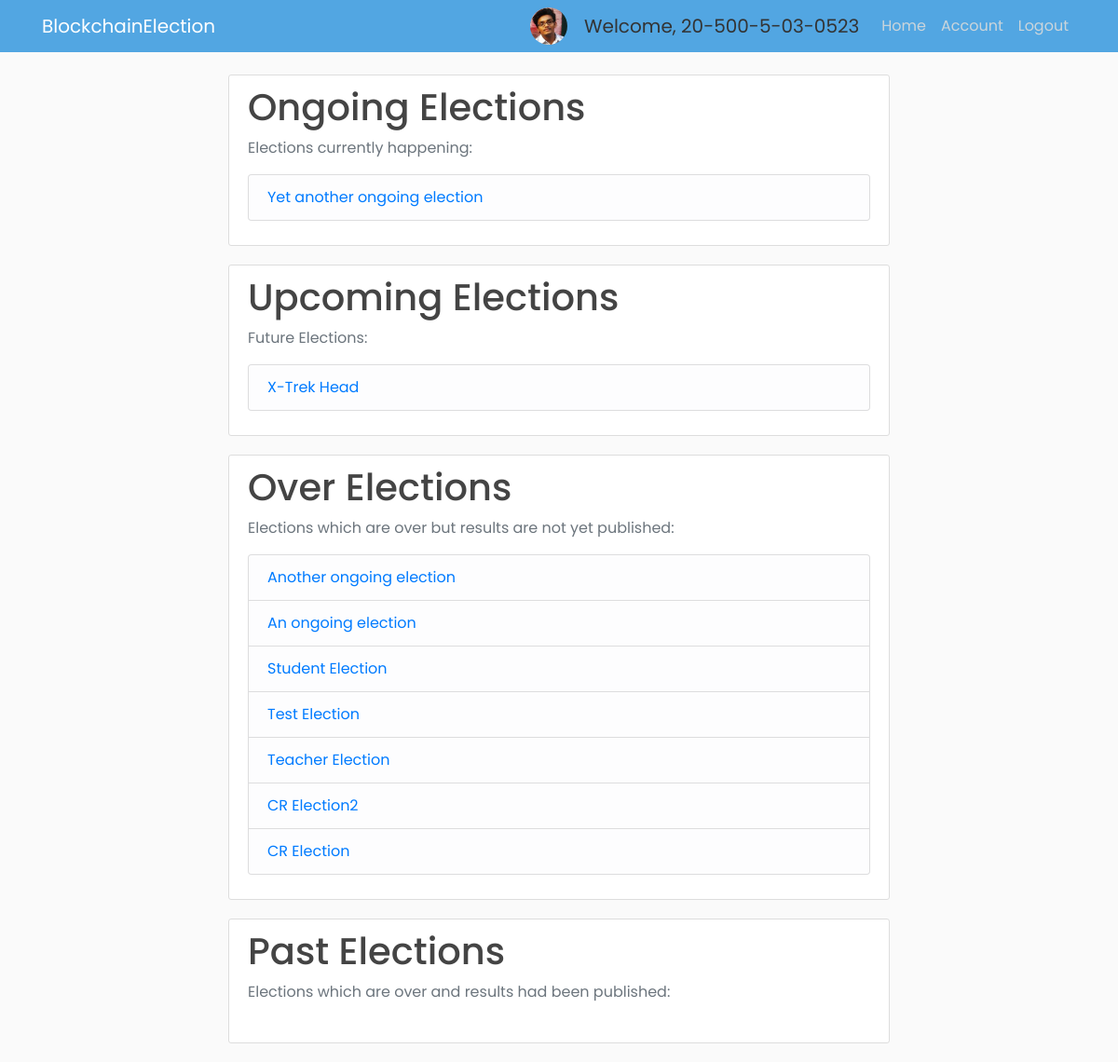
Before: / (signed in) with the older database file.
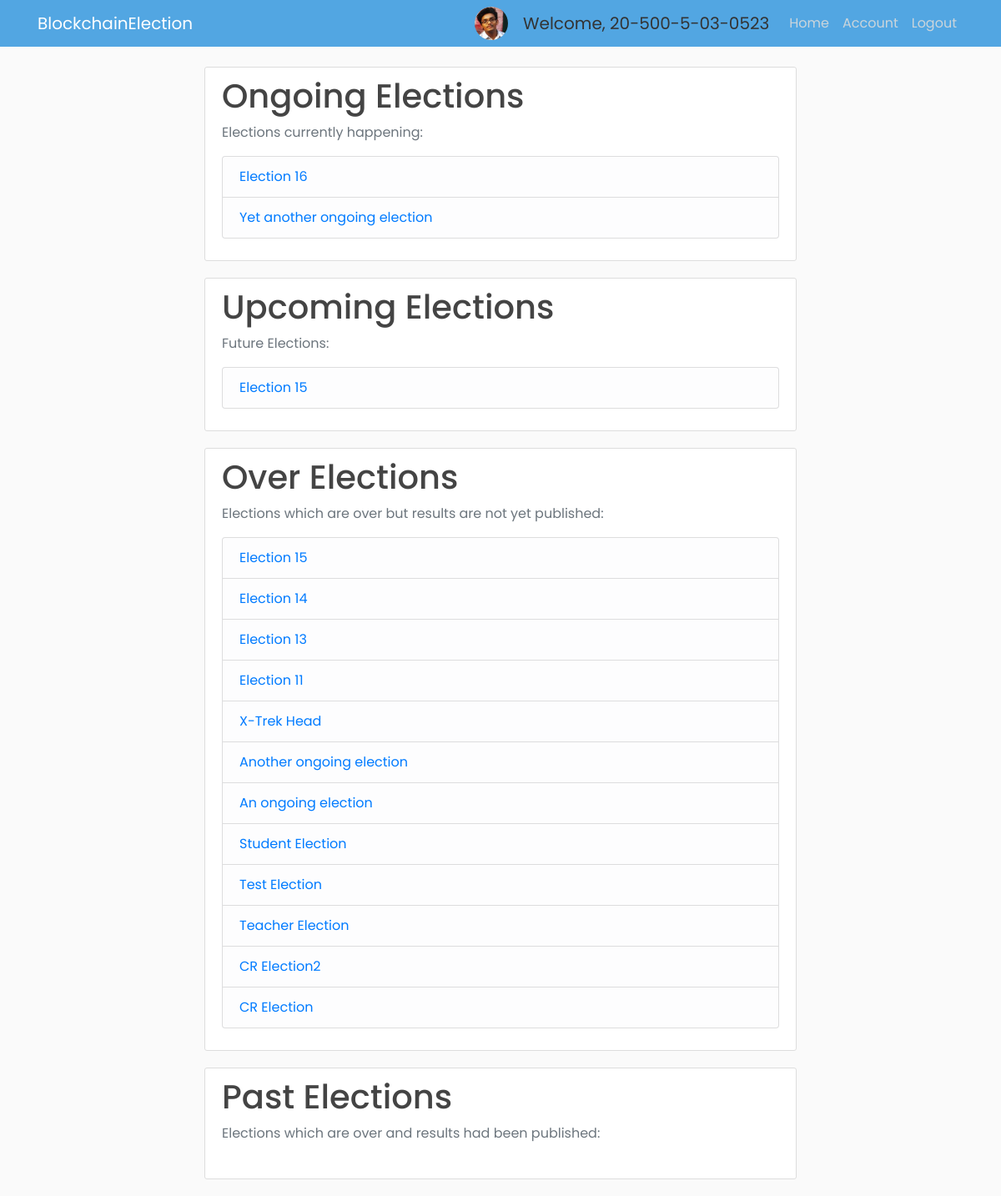
After: the same page with the newer database file.
### app/models.py (models this page shows, shortened)
class Voter(db.Model, UserMixin):
    id = db.Column(db.Integer, primary_key=True)
    cin = db.Column(db.String(30), unique=True, nullable=False)
    name = db.Column(db.String(255), nullable=False)
    email = db.Column(db.String(30), unique=True, nullable=False)
    dept = db.Column(db.String(4), db.ForeignKey('department.dept_code'), nullable=False)
    imagefile = db.Column(db.String(20), nullable=False, default='default.jpg')
    password = db.Column(db.String(60), nullable=False)
    join_year = db.Column(db.Integer, nullable=False, default=2016)
    is_admin = db.Column(db.Boolean, default=False, nullable=False)

class Election(db.Model):
    election_id = db.Column(db.String(5), primary_key=True, nullable=False)
    election_title = db.Column(db.String(255), nullable=False)
    create_date = db.Column(db.DateTime, nullable=False, default=datetime.utcnow)
    start_date = db.Column(db.DateTime, nullable=False, default=datetime.utcnow)
    end_date = db.Column(db.DateTime, db.CheckConstraint("end_date > start_date"), nullable=False)
    public_key = db.Column(db.String(255), nullable=False, unique=True)
    max_attempt = db.Column(db.Integer, nullable=False, default=3)
    election_state = db.Column(db.String(30), db.CheckConstraint("election_state in ('upcoming', 'ongoing', 'over', 'counting_finished','past')"))
    results_published = db.Column(db.Boolean, nullable=False, default=False)

### app/routes.py (the view)
@app.route("/")
def index():
    elections = elections = Election.query.order_by(Election.start_date.desc()).all()
    election_util.update_election_state()
    return render_template("index.html", elections=elections)

### app/election_util.py (called while the page is built)
def update_election_state():
    elections = Election.query.all()
    for election in elections:
        if election.election_state == 'counting_finished':
            continue
        elif election.start_date <= datetime.now() <= election.end_date:
            election.election_state = 'ongoing'
        elif datetime.now() < election.start_date:
            election.election_state = 'upcoming'
        elif datetime.now() > election.end_date and election.results_published == False:
            election.election_state = 'over'
        elif datetime.now() > election.end_date and election.results_published == True:
            election.election_state = 'past'
    db.session.commit()

### app/models.py (called while the page is built)
@login_manager.user_loader
def load_user(user_id):
    return Voter.query.get(int(user_id))

### app/templates/index.html (shortened to what this page needs)
{% extends "home_base.html" %}
{% block content %}
{% include 'ongoing_elections.html' %}
{% include 'upcoming_elections.html' %}
{% include 'over_elections.html' %}
{% include 'past_elections.html' %}
{% endblock content %}

### app/templates/home_base.html (shortened to what this page needs)
<!DOCTYPE html>
<html lang="en">
  <head>
    <link rel="stylesheet" href="https://maxcdn.bootstrapcdn.com/bootstrap/4.0.0/css/bootstrap.min.css">
    <link rel="stylesheet" type="text/css" href="{{ url_for('static', filename='main.css') }}">
  </head>
  <body>
    {% include 'navbar.html' %}
    <main role="main" class="container">
      <div class="center">
        <div class="col-md-8">
          {% block content %}
          {% endblock %}
        </div>
      </div>
    </main>
  </body>
</html>

### app/templates/navbar.html (shortened to what this page needs)
<header class="site-header">
  <nav class="navbar navbar-expand-md navbar-dark bg-steel fixed-top">
    <div class="container">
      <a class="navbar-brand mr-4" href="{{ url_for('index2') }}">BlockchainElection</a>
      <div class="collapse navbar-collapse" id="navbarToggle">
        <div class="navbar-nav ml-auto">
          {% if current_user.is_admin %}
          <img class="rounded-circle account-img-small" src="/static/profile_pics/{{ current_user.imagefile }}">
          <a class="navbar-brand disabled ml-2" style="cursor: default;">Welcome, {{ current_user.cin }}</a>
          <a class="nav-item nav-link" href="{{ url_for('home') }}">Home</a>
          <a class="nav-item nav-link" href="{{ url_for('admin') }}">Admin</a>
          <a class="nav-item nav-link" href="{{ url_for('account') }}">Account</a>
          <a class="nav-item nav-link" href="{{ url_for('logout') }}">Logout</a>
          {% elif current_user.is_authenticated %}
          <img class="rounded-circle account-img-small" src="/static/profile_pics/{{ current_user.imagefile }}">
          <a class="navbar-brand disabled ml-2" style="cursor: default;">Welcome, {{ current_user.cin }}</a>
          <a class="nav-item nav-link" href="{{ url_for('home') }}">Home</a>
          <a class="nav-item nav-link" href="{{ url_for('account') }}">Account</a>
          <a class="nav-item nav-link" href="{{ url_for('logout') }}">Logout</a>
          {% else %}
            <a class="nav-item nav-link" href="{{ url_for('login') }}">Login</a>
            <a class="nav-item nav-link" href="{{ url_for('register') }}">Register</a>
          {% endif %}
        </div>
      </div>
    </div>
  </nav>
</header>

### app/templates/ongoing_elections.html
{% block ongoing_elections %}
<div class="content-section">
  <h1>Ongoing Elections</h1>
  <p class='text-muted'>Elections currently happening:
  <ul class="list-group">
      {% for election in elections %}
          {% if election.election_state == 'ongoing' %}
              <li class="list-group-item list-group-item-light"><a href="{{ url_for('view_election', id=election.election_id) }}">{{ election.election_title }}</a></li>
          {% endif %}
      {% endfor %}
  </ul>
  </p>
</div>
{% endblock ongoing_elections %}

### app/templates/upcoming_elections.html
{% block upcoming_elections %}
<div class="content-section">
  <h1>Upcoming Elections</h1>
  <p class='text-muted'>Future Elections:
  <ul class="list-group">
      {% for election in elections %}
          {% if election.election_state == 'upcoming' %}
              <li class="list-group-item list-group-item-light"><a href="{{ url_for('view_election', id=election.election_id) }}">{{ election.election_title }}</a></li>
          {% endif %}
      {% endfor %}
  </ul>
  </p>
</div>
{% endblock upcoming_elections %}

### app/templates/over_elections.html
{% block over_elections %}
<div class="content-section">
  <h1>Over Elections</h1>
  <p class='text-muted'>Elections which are over but results are not yet published:
  <ul class="list-group">
    {% for election in elections %}
      {% if election.election_state == 'over' or election.election_state == 'counting_finished' %}
          <li class="list-group-item list-group-item-light"><a href="{{ url_for('view_election', id=election.election_id) }}">{{ election.election_title }}</a></li>
      {% endif %}
    {% endfor %}
  </ul>
  </p>
</div>
{% endblock over_elections %}

### app/templates/past_elections.html (shortened to what this page needs)
{% block past_elections %}
<div class="content-section">
  <h1>Past Elections</h1>
  <p class='text-muted'>Elections which are over and results had been published:
  </p>
</div>
{% endblock past_elections %}

### app/static/main.css (style rules this page uses)
body { background: #fafafa; color: #333333; margin-top: 5rem; font-family: "Poppins", sans-serif; }
h1, h2, h3, h4, h5, h6 { color: #444444; }
.bg-steel { background-color: #52a6e2; }
.site-header .navbar-nav .nav-link { color: #cbd5db; }
.content-section { background: #ffffff; padding: 10px 20px; border: 1px solid #dddddd; border-radius: 3px; margin-bottom: 20px; }
.account-img-small { height: 40px; width: 40px; margin-right: 10px; }

### app/templates/home_base.html (style rules this page uses)
.center { height: 100%; display: flex; justify-content: center; align-items: center; }

Changed rows visible on the page:
added Election: election_title "Election 16", shown under "Ongoing Elections"
added Election: election_title "Election 15", shown under "Upcoming Elections"
added Election: election_title "Election 15", shown under "Over Elections"
added Election: election_title "Election 14", shown under "Over Elections"
added Election: election_title "Election 13", shown under "Over Elections"
added Election: election_title "Election 11", shown under "Over Elections"
changed Election "X-Trek Head": moves from the list under "Upcoming Elections" to the list under "Over Elections"
